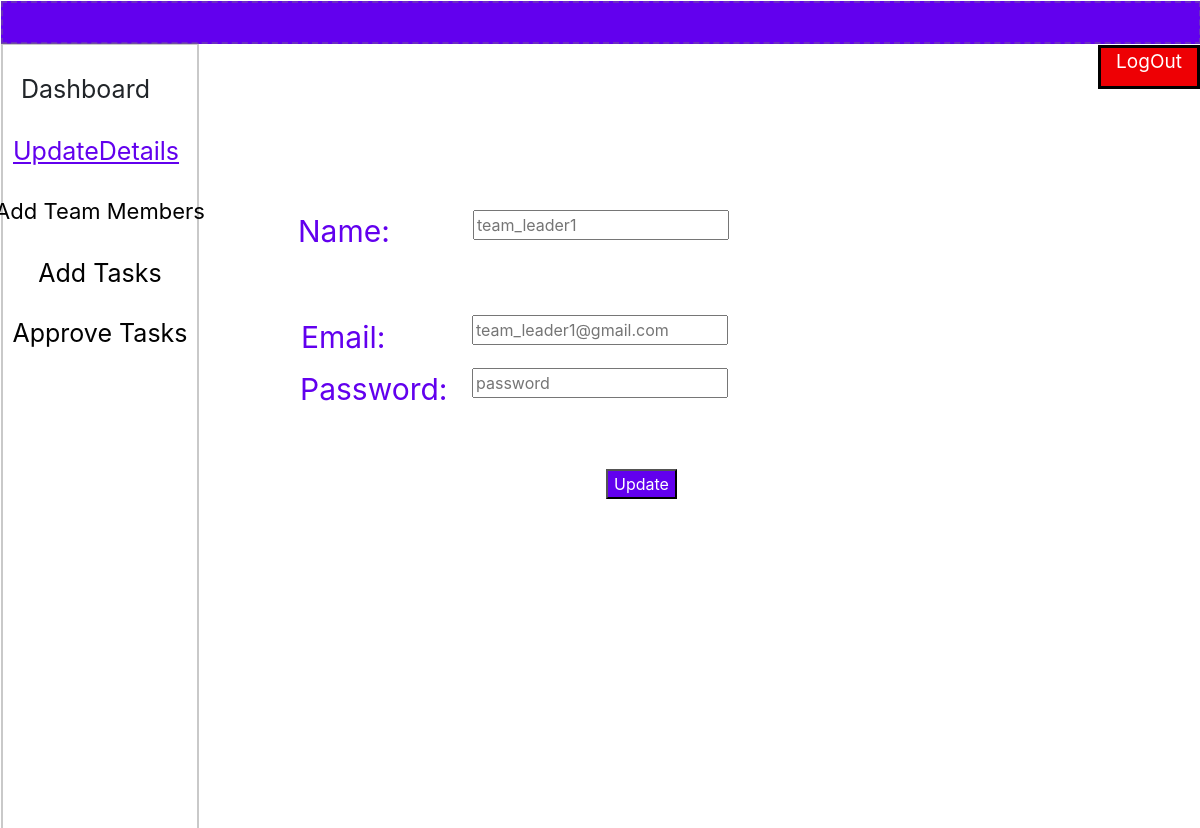
Screenshot of /team_leader_dashboard/5/tl_update_page with the database file from the repository.
### teamleader/models.py (models this page shows, shortened)
class team_leader(models.Model):
    name = models.CharField(max_length=100)
    team_name = models.CharField(max_length=100)
    user_id = models.CharField(max_length=100)
    password = models.CharField(max_length=100)
    email = models.EmailField()
    is_project_created = models.BooleanField(default = False)

### teamleader/views.py (the view)
# urls.py: path('team_leader_dashboard/<int:id>/tl_update_page',tlviews.return_tl_update_page,name = 'tl_update_page'),
def return_tl_update_page(request,id):
    tl = team_leader.objects.get(id = id)
    return render(request,'teamleader/update_details.html',context={'tl':tl})

### teamleader/templates/teamleader/update_details.html (shortened to what this page needs)
{% load static %}
<!DOCTYPE html>
<html lang="en">
<head>
    <link rel="stylesheet" href="https://maxcdn.bootstrapcdn.com/bootstrap/4.0.0/css/bootstrap.min.css">
    <link rel="stylesheet" href="{%static 'teamleader/update_details.css'%}">
</head>
<body>
    <div>
        <div class="home-container">
          <div class="home-container1"></div>
          <div class="home-container2">
            <a
              href="{% url 'team_leader_dashboard' tl.id %}"
              rel="noreferrer noopener"
              class="home-link"
            >
              Dashboard
            </a>
            <a class="home-text" href="{% url 'tl_update_page' tl.id %}"
            rel="noreferrer noopener">UpdateDetails</a>
            <a class="add_teammem" href="{% url 'add_teammembers_page' tl.id %}"
            rel="noreferrer noopener">Add Team Members</a>
            <a class="add_task" href="{% url 'add_tasks_page' tl.id %}"
             rel="noreferrer noopener">Add Tasks</a>
            <a class="approve_task" href="{% url 'approve_page' tl.id %}"
             rel="noreferrer noopener">Approve Tasks</a>
          </div>
          <a href="{% url 'logout'%}" class="home-button button">LogOut</a>
          <form class="home-form" method="POST" action = "{% url 'tl_update_details' tl.id %}">
            <label class="home-text1">Name:</label>
            <label class="home-text2">Password:</label>
            <label class="home-text3">Email:</label>
            <input
              type="text"
              placeholder="{{ tl.name }}"
              class="home-textinput input"
              name = "name"
            />
            <input
              type="text"
              placeholder="{{ tl.password }}"
              class="home-textinput1 input"
              name = "password"
            />
            <input
              type="text"
              placeholder="{{ tl.email }}"
              class="home-textinput2 input"
              name = "email"
            />
            <button class="home-button1 button" type="submit" >Update</button>
          </form>
        </div>
    </div>
</body>
</html>

### teamleader/static/teamleader/update_details.css (style rules this page uses)
.home-container { width: 100%; display: flex; overflow: auto; min-height: 100vh; align-items: flex-start; border-color: var(--dl-color-gray-black); border-width: 1px; flex-direction: column; justify-content: flex-start; }
.home-container1 { top: 1px; left: 1px; width: 100%; border: 2px dashed rgba(120, 120, 120, 0.4); height: 43px; display: flex; position: absolute; align-items: flex-start; background-color: #6200ee; }
.home-container2 { top: 43px; left: 1px; width: 198px; height: 957px; display: flex; position: absolute; align-items: center; border-color: rgba(120, 120, 120, 0.4); border-style: solid; border-width: 2px; flex-direction: column; justify-content: flex-start; }
.home-link { top: 26px; left: 18px; color: var(--dl-color-gray-black); position: absolute; font-size: 25px; text-align: center; text-transform: capitalize; }
.home-text { top: 88px; left: 10px; color: #6200EE; position: absolute; font-size: 25px; text-align: center; text-transform: capitalize; text-decoration: underline; }
.home-button { top: 45px; color: rgb(255, 255, 255); right: 0px; text-align: center; width: 102px; height: 44px; position: absolute; font-size: 19px; background-color: rgb(238, 0, 4); border: #000000; border-style: solid; }
.home-form { top: 157px; left: 253px; width: 788px; height: 447px; position: absolute; background-color: var(--dl-color-gray-white); }
.home-text1 { top: 52px; left: 45px; color: rgb(98, 0, 238); position: absolute; font-size: 30px; }
.home-text2 { top: 210px; left: 47px; color: rgb(98, 0, 238); position: absolute; font-size: 30px; }
.home-text3 { top: 158px; left: 48px; color: rgb(98, 0, 238); position: absolute; font-size: 30px; }
.home-textinput { top: 53px; left: 220px; position: absolute; }
.home-textinput1 { top: 211px; left: 219px; position: absolute; }
.home-textinput2 { top: 158px; left: 219px; position: absolute; }
.home-button1 { left: 353px; color: white; bottom: 105px; position: absolute; background-color: #6200ee; }
.add_teammem { top: 150px; width: 220px; color: rgb(2, 2, 2); position: absolute; font-size: 22px; text-align: center; text-transform: capitalize; }
.add_task { top: 210px; width: 220px; color: rgb(2, 2, 2); position: absolute; font-size: 25px; text-align: center; text-transform: capitalize; }
.approve_task { top: 270px; width: 220px; color: rgb(2, 2, 2); position: absolute; font-size: 25px; text-align: center; text-transform: capitalize; }

### rows the page displays
team_leader: name "team_leader1", password "password", email "team_leader1@gmail.com"
